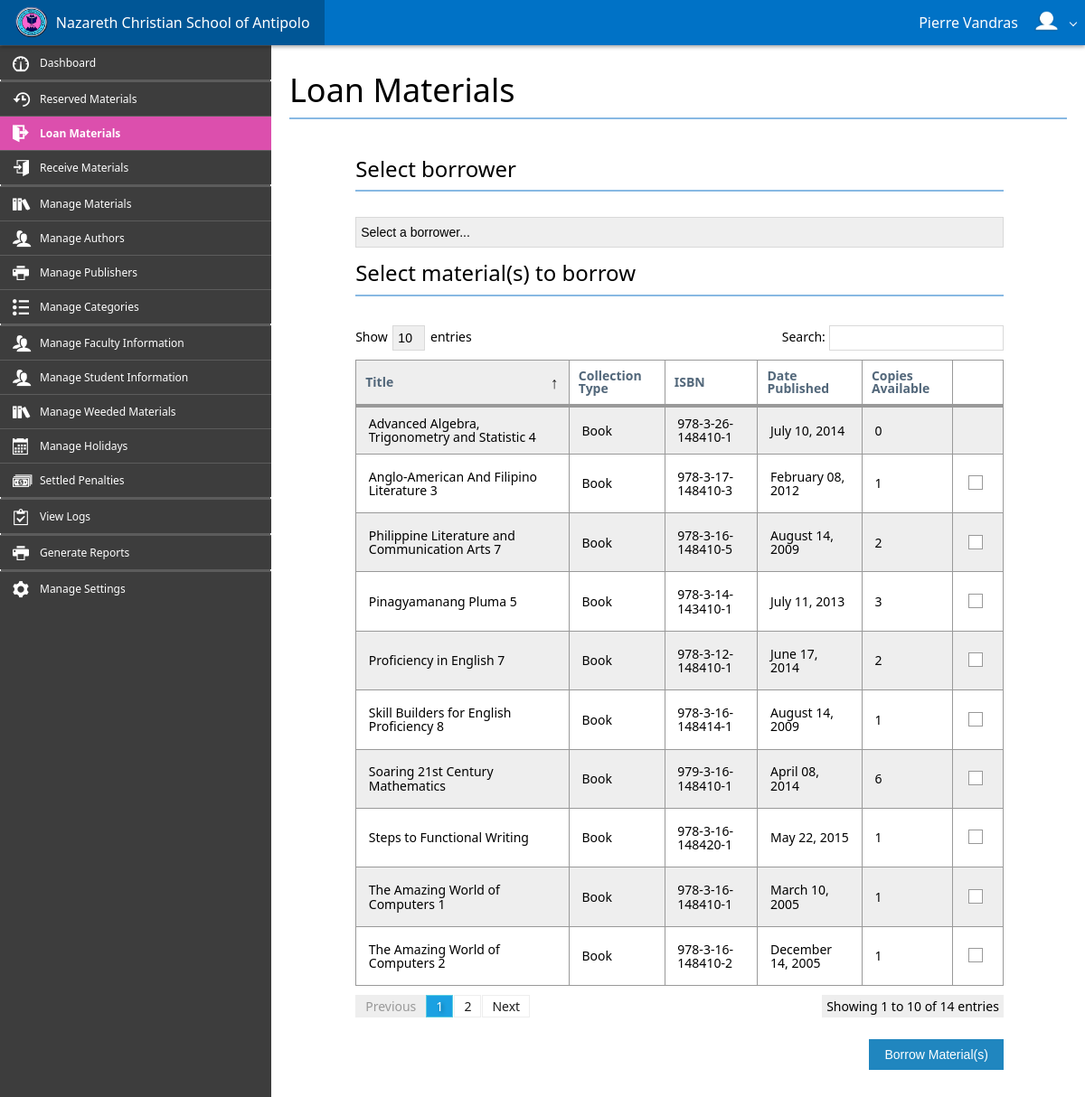
The page /control_panel/loan_materials.php (signed in) on the database its author committed.
### tables this page shows
CREATE TABLE IF NOT EXISTS `authors` (
`Author_ID` int(10) NOT NULL,
  `Author_Last_Name` varchar(255) NOT NULL,
  `Author_First_Name` varchar(255) NOT NULL
);

CREATE TABLE IF NOT EXISTS `materials` (
`Material_ID` int(10) NOT NULL,
  `Material_Title` varchar(255) NOT NULL,
  `Collection_Type` varchar(255) NOT NULL,
  `ISBN` varchar(255) NOT NULL,
  `Call_Number` varchar(100) NOT NULL,
  `Date_Published` date DEFAULT NULL,
  `Date_Added` date NOT NULL,
  `Quantity` int(10) NOT NULL,
  `Location` varchar(150) NOT NULL,
  `Status` varchar(8) NOT NULL DEFAULT 'active',
  `Publisher_ID` int(10) NOT NULL,
  `Category_ID` int(10) NOT NULL
);

### control_panel/requests/connection.php (called while the page is built, shortened)
<?php
    class Connection {
        private $hostname = 'localhost';
        private $username = 'root';
        private $password = '';
        private $database = 'ncsa_db';
        private $connection, $query;
        function open() {
            $this->connection = mysqli_connect($this->hostname, $this->username, $this->password, $this->database);
        }
        function query($sql) {
            $this->query = mysqli_query($this->connection, $sql);
        }
        function num_rows() {
            return mysqli_num_rows($this->query);
        }
        function fetch_assoc() {
            return mysqli_fetch_assoc($this->query);
        }
    }
?>

### control_panel/loan_materials.php (the view, shortened to what this page needs)
<?php
    include_once('assets/system/header.php');
?>
<div class="app-bar fixed-top shadow" data-role="appbar">
    <a class="app-bar-element branding" href="./"><img class="app-logo" src="assets/img/logo.png">&nbsp;&nbsp;Nazareth Christian School of Antipolo</a>
    <?php
        if(isset($_SESSION['account_username'])) {
            $name = $_SESSION['account_first_name'] . ' ' . $_SESSION['account_last_name'];
            echo '<ul class="app-bar-menu place-right">';
            echo '<li><a class="app-bar-element dropdown-toggle">' . $name . '&nbsp;&nbsp;<img class="app-logo" src="./../user_images/' . $_SESSION['account_image'] . '"></a>';
            echo '</li>';
            echo '</ul>';
        } else {
            echo '<div class="place-right">';
            echo '<a class="app-bar-element" href="login.php"><span class="mif-switch"></span>&nbsp;&nbsp;Login</a>';
            echo '</div>';
        }
    ?>
</div>
<div id="main-block">
    <div class="flex-grid" style="height: 100%;">
        <div class="row" style="height: 100%;">
            <div id="cell-sidebar" class="cell bg-lightDark size-x300" style="overflow-y: scroll; height: 100%;">
                <ul class="sidebar2 dark">
                    <li><a href="./"><span class="mif-meter icon"></span><span class="title">Dashboard</span></a></li>
                    <li class="divider"></li><li class="divider"></li>
                    <li><a href="./reserved_materials.php"><span class="mif-history icon"></span><span class="title">Reserved Materials</span></a></li>
                    <li class="active"><a href="./loan_materials.php"><span class="mif-exit mif-ani-shuttle icon"></span><span class="title">Loan Materials</span></a></li>
                    <li><a href="./receive_materials.php"><span class="mif-enter icon"></span><span class="title">Receive Materials</span></a></li>
                    <li class="divider"></li><li class="divider"></li>
                    <li><a href="./manage_materials.php"><span class="mif-books icon"></span><span class="title">Manage Materials</span></a></li>
                    <li><a href="./manage_authors.php"><span class="mif-users icon"></span><span class="title">Manage Authors</span></a></li>
                    <li><a href="./manage_publishers.php"><span class="mif-printer icon"></span><span class="title">Manage Publishers</span></a></li>
                    <li><a href="./manage_categories.php"><span class="mif-list2 icon"></span><span class="title">Manage Categories</span></a></li>
                    <li class="divider"></li><li class="divider"></li>
                    <li><a href="./manage_faculties.php"><span class="mif-users icon"></span><span class="title">Manage Faculty Information</span></a></li>
                    <li><a href="./manage_students.php"><span class="mif-users icon"></span><span class="title">Manage Student Information</span></a></li>
                    <li><a href="./manage_weeding.php"><span class="mif-books icon"></span><span class="title">Manage Weeded Materials</span></a></li>
                    <li><a href="./manage_holidays.php"><span class="mif-calendar icon"></span><span class="title">Manage Holidays</span></a></li>
                    <li><a href="./settled_penalties.php"><span class="mif-dollars icon"></span><span class="title">Settled Penalties</span></a></li>
                    <li class="divider"></li><li class="divider"></li>
                    <li><a href="./view_logs.php"><span class="mif-clipboard icon"></span><span class="title">View Logs</span></a></li>
                    <li class="divider"></li><li class="divider"></li>
                    <li><a href="./generate_reports.php"><span class="mif-printer icon"></span><span class="title">Generate Reports</span></a></li>
                    <li class="divider"></li><li class="divider"></li>
                    <li><a href="./settings.php"><span class="mif-cog icon"></span><span class="title">Manage Settings</span></a></li>
                </ul>
            </div>
            <div id="cell-content" class="pane-scroll cell auto-size padding20 pane-scroll">
                <h1 class="text-light">Loan Materials</h1>
                <hr><br>
                <div class="grid">
                    <div class="row cells12">
                        <div class="cell colspan10 offset1">
                            <h3 class="text-light">Select borrower</h3>
                            <hr><br>
                            <div class="input-control select full-size">
                                <select data-input="borrower">
                                    <option value="" selected disabled>Select a borrower...</option>
                                    <?php
                                        require_once('requests/connection.php');
                                    ?>
                                </select>
                            </div>
                            <h3 class="text-light">Select material(s) to borrow</h3>
                            <hr><br>
                            <table id="materials-table" class="table striped border bordered">
                                <thead>
                                    <tr>
                                        <th>Title</th>
                                        <th>Collection Type</th>
                                        <th>ISBN</th>
                                        <th>Date Published</th>
                                        <th>Copies Available</th>
                                        <th></th>
                                    </tr>
                                </thead>
                                <tbody>
                                    <?php
                                        $connection = new Connection();
                                        $connection->open();
                                        $connection2 = new Connection();
                                        $connection2->open();
                                        $connection->query("SELECT * FROM works INNER JOIN authors ON works.Author_ID=authors.Author_ID INNER JOIN materials ON works.Material_ID=materials.Material_ID INNER JOIN publishers ON materials.Publisher_ID=publishers.Publisher_ID INNER JOIN categories ON materials.Category_ID=categories.Category_ID WHERE materials.Status='active' GROUP BY materials.Material_Title");
                                        while($row = $connection->fetch_assoc()) {
                                            $connection2->query("SELECT * FROM barcodes WHERE Material_ID='$row[Material_ID]' AND Availability='true'");
                                            $quantity = $connection2->num_rows();
                                            $connection2->query("SELECT * FROM reservations WHERE Material_ID='$row[Material_ID]' AND Status='active'");
                                            $reserveCount = $connection2->num_rows();
                                            echo '<tr>';
                                            echo '<td>' . $row['Material_Title'] . '</td>';
                                            echo '<td>' . $row['Collection_Type'] . '</td>';
                                            echo '<td>' . $row['ISBN'] . '</td>';
                                            echo '<td>' . date('F d, Y', strtotime($row['Date_Published'])) . '</td>';
                                            echo '<td>' . ($quantity - $reserveCount) . '</td>';
                                            if(isset($_SESSION['account_username'])) {
                                                if($quantity - $reserveCount > 0) {
                                                    echo '<td class="align-center">';
                                                    echo '<label class="input-control checkbox small-check">';
                                                    echo '<span class="check"></span><span class="caption"></span>';
                                                    echo '</label>';
                                                    echo '</td>';
                                                } else {
                                                    echo '<td class="align-center"></td>';
                                                }
                                            }
                                            echo '</tr>';
                                        }
                                    ?>
                                </tbody>
                            </table>
                            <br><br><br>
                            <div class="align-right">
                                <button class="button primary" data-button="borrow-button">Borrow Material(s)</button>
                            </div>
                        </div>
                    </div>
                </div>
            </div>
        </div>
    </div>
</div>
<?php
    include_once('assets/system/footer.php');
?>

### control_panel/assets/css/stylesheet.css (style rules this page uses)
.app-logo { margin-top: -4px; height: 75%; }
.bg-lightDark { background-color: #3D3D3D; }
.pane-scroll { overflow-y: scroll; height: 100%; }
.sidebar2.dark { border: none; min-width: 100%; }
.sidebar2.dark li.active a { background-color: #dc4fad; }
.sidebar2 li a { padding: .50rem 1.75rem .50rem 2.25rem; }
.sidebar2 > li > a > .title { font-size: .75rem; margin-left: .5rem; }
#main-body { padding: 3.125rem 0 0; }
#main-block { min-height: 100%; height: 100%; }

### rows shown on the page
authors: materials.Material_Title "Advanced Algebra, Trigonometry and Statistic 4", materials.Collection_Type "Book", materials.ISBN "978-3-26-148410-1", materials.Date_Published "July 10, 2014", reserveCount "0"
authors: materials.Material_Title "Anglo-American And Filipino Literature 3", materials.Collection_Type "Book", materials.ISBN "978-3-17-148410-3", materials.Date_Published "February 08, 2012", reserveCount "1"
authors: materials.Material_Title "Philippine Literature and Communication Arts 7", materials.Collection_Type "Book", materials.ISBN "978-3-16-148410-5", materials.Date_Published "August 14, 2009", reserveCount "2"
authors: materials.Material_Title "Pinagyamanang Pluma 5", materials.Collection_Type "Book", materials.ISBN "978-3-14-143410-1", materials.Date_Published "July 11, 2013", reserveCount "3"
authors: materials.Material_Title "Proficiency in English 7", materials.Collection_Type "Book", materials.ISBN "978-3-12-148410-1", materials.Date_Published "June 17, 2014", reserveCount "2"
authors: materials.Material_Title "Skill Builders for English Proficiency 8", materials.Collection_Type "Book", materials.ISBN "978-3-16-148414-1", materials.Date_Published "August 14, 2009", reserveCount "1"
authors: materials.Material_Title "Soaring 21st Century Mathematics", materials.Collection_Type "Book", materials.ISBN "979-3-16-148410-1", materials.Date_Published "April 08, 2014", reserveCount "6"
authors: materials.Material_Title "Steps to Functional Writing", materials.Collection_Type "Book", materials.ISBN "978-3-16-148420-1", materials.Date_Published "May 22, 2015", reserveCount "1"
authors: materials.Material_Title "The Amazing World of Computers 1", materials.Collection_Type "Book", materials.ISBN "978-3-16-148410-1", materials.Date_Published "March 10, 2005", reserveCount "1", materials.Material_Title "The Amazing World of Computers 2", materials.ISBN "978-3-16-148410-2", materials.Date_Published "December 14, 2005"

### other values the page prints
$name "Pierre Vandras"
